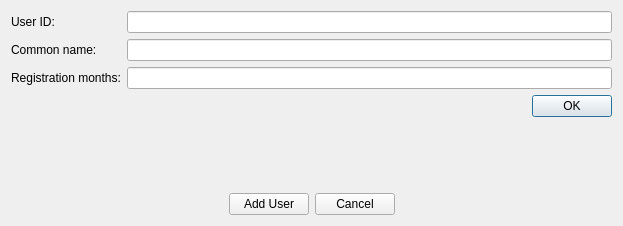
<?xml version="1.0" encoding="UTF-8"?>
<ui version="4.0">
 <class>BdapAddUserDialog</class>
 <widget class="QDialog" name="BdapAddUserDialog">
  <property name="geometry">
   <rect>
    <x>0</x>
    <y>0</y>
    <width>623</width>
    <height>226</height>
   </rect>
  </property>
  <property name="windowTitle">
   <string>Add BDAP User</string>
  </property>
  <property name="styleSheet">
   <string notr="true"/>
  </property>
  <layout class="QGridLayout" name="gridLayout">
   <item row="0" column="0">
    <layout class="QVBoxLayout" name="verticalLayout">
     <item>
      <layout class="QFormLayout" name="formLayout">
       <item row="0" column="1">
        <widget class="QLineEdit" name="lineEdit_userID"/>
       </item>
       <item row="1" column="0">
        <widget class="QLabel" name="labelCommonName">
         <property name="text">
          <string>Common name:</string>
         </property>
        </widget>
       </item>
       <item row="1" column="1">
        <widget class="QLineEdit" name="lineEdit_commonName"/>
       </item>
       <item row="2" column="0">
        <widget class="QLabel" name="labelRegistrationMonths">
         <property name="text">
          <string>Registration months:</string>
         </property>
        </widget>
       </item>
       <item row="2" column="1">
        <widget class="QLineEdit" name="lineEdit_registrationMonths"/>
       </item>
       <item row="0" column="0">
        <widget class="QLabel" name="labelUserId">
         <property name="text">
          <string>User ID:</string>
         </property>
         <property name="alignment">
          <set>Qt::AlignLeading|Qt::AlignLeft|Qt::AlignVCenter</set>
         </property>
        </widget>
       </item>
      </layout>
     </item>
     <item>
      <layout class="QHBoxLayout" name="horizontalLayout_2">
       <item>
        <widget class="QLabel" name="labelErrorMsg">
         <property name="sizePolicy">
          <sizepolicy hsizetype="Preferred" vsizetype="Ignored">
           <horstretch>0</horstretch>
           <verstretch>0</verstretch>
          </sizepolicy>
         </property>
         <property name="text">
          <string/>
         </property>
         <property name="wordWrap">
          <bool>true</bool>
         </property>
        </widget>
       </item>
       <item>
        <widget class="QPushButton" name="pushButtonOK">
         <property name="sizePolicy">
          <sizepolicy hsizetype="Fixed" vsizetype="Fixed">
           <horstretch>0</horstretch>
           <verstretch>0</verstretch>
          </sizepolicy>
         </property>
         <property name="text">
          <string>OK</string>
         </property>
         <property name="icon">
          <iconset resource="../credit.qrc">
           <normaloff>:/icons/synced</normaloff>:/icons/synced</iconset>
         </property>
        </widget>
       </item>
      </layout>
     </item>
     <item>
      <spacer name="verticalSpacer">
       <property name="orientation">
        <enum>Qt::Vertical</enum>
       </property>
       <property name="sizeHint" stdset="0">
        <size>
         <width>20</width>
         <height>40</height>
        </size>
       </property>
      </spacer>
     </item>
     <item>
      <layout class="QHBoxLayout" name="horizontalLayout">
       <item>
        <spacer name="horizontalSpacer">
         <property name="orientation">
          <enum>Qt::Horizontal</enum>
         </property>
         <property name="sizeHint" stdset="0">
          <size>
           <width>40</width>
           <height>20</height>
          </size>
         </property>
        </spacer>
       </item>
       <item>
        <widget class="QPushButton" name="addUser">
         <property name="enabled">
          <bool>true</bool>
         </property>
         <property name="toolTip">
          <string>Create a new address</string>
         </property>
         <property name="styleSheet">
          <string notr="true"/>
         </property>
         <property name="text">
          <string>Add User</string>
         </property>
         <property name="icon">
          <iconset resource="../credit.qrc">
           <normaloff>:/icons/add</normaloff>:/icons/add</iconset>
         </property>
         <property name="autoDefault">
          <bool>false</bool>
         </property>
        </widget>
       </item>
       <item>
        <widget class="QPushButton" name="cancel">
         <property name="toolTip">
          <string>Create a new address</string>
         </property>
         <property name="text">
          <string>Cancel</string>
         </property>
         <property name="icon">
          <iconset resource="../credit.qrc">
           <normaloff>:/icons/transaction_conflicted</normaloff>:/icons/transaction_conflicted</iconset>
         </property>
         <property name="autoDefault">
          <bool>false</bool>
         </property>
        </widget>
       </item>
       <item>
        <spacer name="horizontalSpacer_2">
         <property name="orientation">
          <enum>Qt::Horizontal</enum>
         </property>
         <property name="sizeHint" stdset="0">
          <size>
           <width>40</width>
           <height>20</height>
          </size>
         </property>
        </spacer>
       </item>
      </layout>
     </item>
    </layout>
   </item>
  </layout>
 </widget>
 <resources>
  <include location="../credit.qrc"/>
 </resources>
 <connections/>
</ui>
